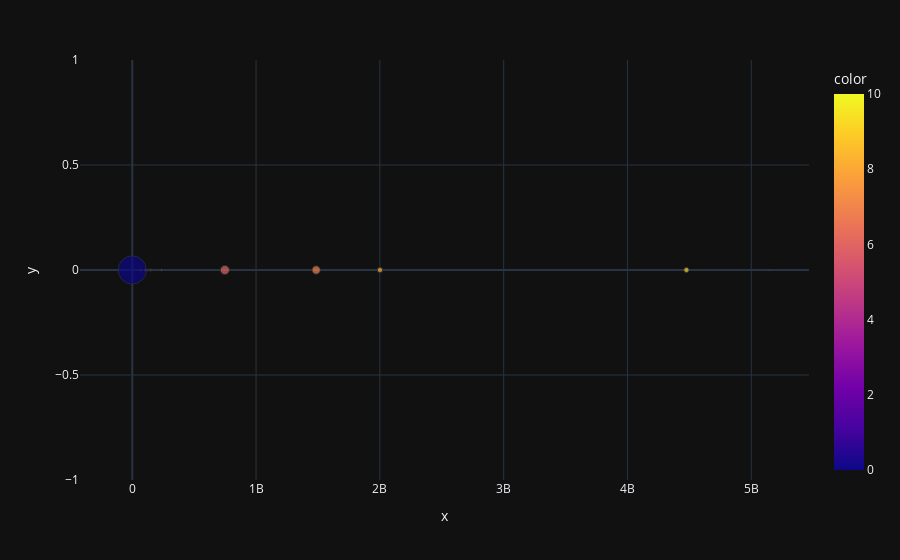
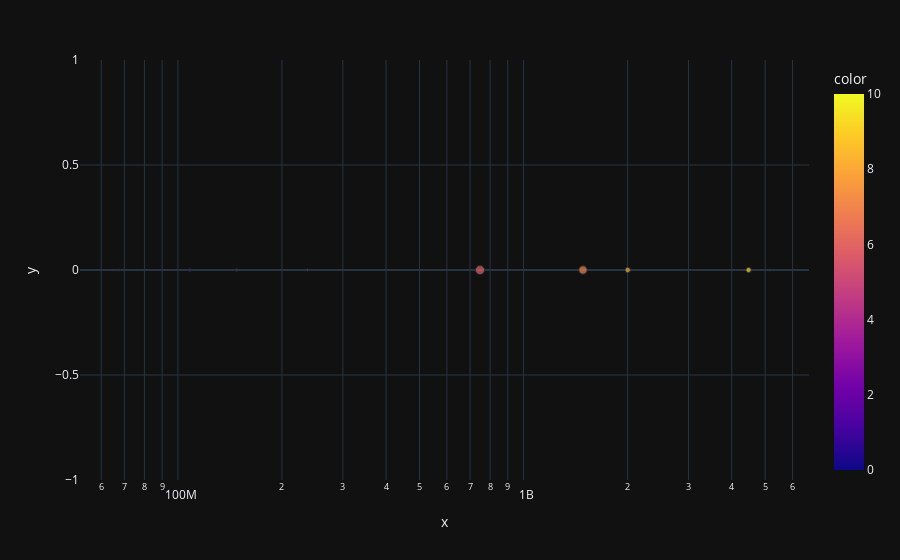

The notebook cell saved with these charts, in order:
### Code cell
# plotting our solar system initial params
solar_system.interactive(1)

### Figure 1 — Plotly figure (JSON) as saved in the notebook; plotly's stock layout.template omitted (floating-point values rounded to 4 significant figures)
{"data": [{"hovertemplate": "<b>%{hovertext}</b><br><br>x=%{x}<br>y=%{y}<br>size=%{marker.size}<br>color=%{marker.color}<extra></extra>", "hovertext": ["Sun", "Mercury", "Venus", "Earth", "Moon", "Mars", "Jupiter", "Saturn", "Uranus", "Neptune", "Pluto"], "legendgroup": "", "marker": {"color": [0, 1, 2, 3, 4, 5, 6, 7, 8, 9, 10], "coloraxis": "coloraxis", "size": [1390000, 4897, 12104, 12756, 3475, 6792, 142984, 120356, 51118, 49528, 2370], "sizemode": "area", "sizeref": 3475, "symbol": "circle"}, "mode": "markers", "name": "", "orientation": "v", "showlegend": false, "type": "scatter", "x": [0, 67750000.0, 108300000.0, 147700000.0, 148100000.0, 237000000.0, 748200000.0, 1485000000.0, 2001000000.0, 4476000000.0, 5148000000.0], "xaxis": "x", "y": [0, 0, 0, 0, 0, 0, 0, 0, 0, 0, 0], "yaxis": "y"}], "layout": {"coloraxis": {"colorbar": {"title": {"text": "color"}}, "colorscale": [[0, "#0d0887"], [0.1111, "#46039f"], [0.2222, "#7201a8"], [0.3333, "#9c179e"], [0.4444, "#bd3786"], [0.5556, "#d8576b"], [0.6667, "#ed7953"], [0.7778, "#fb9f3a"], [0.8889, "#fdca26"], [1, "#f0f921"]]}, "legend": {"itemsizing": "constant", "tracegroupgap": 0}, "margin": {"t": 60}, "xaxis": {"anchor": "y", "domain": [0, 1], "title": {"text": "x"}}, "yaxis": {"anchor": "x", "domain": [0, 1], "title": {"text": "y"}}}}

### Figure 2 — Plotly figure (JSON) as saved in the notebook; plotly's stock layout.template omitted (floating-point values rounded to 4 significant figures)
{"data": [{"hovertemplate": "<b>%{hovertext}</b><br><br>x=%{x}<br>y=%{y}<br>size=%{marker.size}<br>color=%{marker.color}<extra></extra>", "hovertext": ["Sun", "Mercury", "Venus", "Earth", "Moon", "Mars", "Jupiter", "Saturn", "Uranus", "Neptune", "Pluto"], "legendgroup": "", "marker": {"color": [0, 1, 2, 3, 4, 5, 6, 7, 8, 9, 10], "coloraxis": "coloraxis", "size": [1390000, 4897, 12104, 12756, 3475, 6792, 142984, 120356, 51118, 49528, 2370], "sizemode": "area", "sizeref": 3475, "symbol": "circle"}, "mode": "markers", "name": "", "orientation": "v", "showlegend": false, "type": "scatter", "x": [0, 67750000.0, 108300000.0, 147700000.0, 148100000.0, 237000000.0, 748200000.0, 1485000000.0, 2001000000.0, 4476000000.0, 5148000000.0], "xaxis": "x", "y": [0, 0, 0, 0, 0, 0, 0, 0, 0, 0, 0], "yaxis": "y"}], "layout": {"coloraxis": {"colorbar": {"title": {"text": "color"}}, "colorscale": [[0, "#0d0887"], [0.1111, "#46039f"], [0.2222, "#7201a8"], [0.3333, "#9c179e"], [0.4444, "#bd3786"], [0.5556, "#d8576b"], [0.6667, "#ed7953"], [0.7778, "#fb9f3a"], [0.8889, "#fdca26"], [1, "#f0f921"]]}, "legend": {"itemsizing": "constant", "tracegroupgap": 0}, "margin": {"t": 60}, "xaxis": {"anchor": "y", "domain": [0, 1], "title": {"text": "x"}, "type": "log"}, "yaxis": {"anchor": "x", "domain": [0, 1], "title": {"text": "y"}}}}
